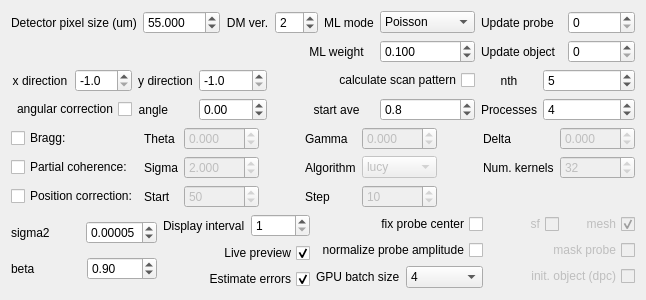
      <widget class="QWidget" name="tab_2">
       <attribute name="title">
        <string>Advanced options 1</string>
       </attribute>
       <layout class="QVBoxLayout" name="verticalLayout_8">
        <item>
         <layout class="QGridLayout" name="gridLayout_3">
          <item row="0" column="7">
           <widget class="QLabel" name="label_10">
            <property name="text">
             <string>ML mode</string>
            </property>
            <property name="alignment">
             <set>Qt::AlignCenter</set>
            </property>
           </widget>
          </item>
          <item row="2" column="9">
           <widget class="QLabel" name="label_6">
            <property name="text">
             <string>nth</string>
            </property>
            <property name="alignment">
             <set>Qt::AlignCenter</set>
            </property>
           </widget>
          </item>
          <item row="3" column="0" colspan="2">
           <widget class="QCheckBox" name="ck_angle_correction_flag">
            <property name="layoutDirection">
             <enum>Qt::RightToLeft</enum>
            </property>
            <property name="text">
             <string>angular correction</string>
            </property>
           </widget>
          </item>
          <item row="1" column="6" colspan="2">
           <widget class="QLabel" name="label_61">
            <property name="text">
             <string>ML weight</string>
            </property>
            <property name="alignment">
             <set>Qt::AlignCenter</set>
            </property>
           </widget>
          </item>
          <item row="3" column="10" colspan="2">
           <widget class="QSpinBox" name="sp_processes">
            <property name="maximum">
             <number>1000000</number>
            </property>
            <property name="value">
             <number>4</number>
            </property>
           </widget>
          </item>
          <item row="0" column="11">
           <widget class="QSpinBox" name="sp_start_update_probe">
            <property name="maximum">
             <number>1000000</number>
            </property>
           </widget>
          </item>
          <item row="1" column="9" colspan="2">
           <widget class="QLabel" name="label_29">
            <property name="text">
             <string>Update object</string>
            </property>
           </widget>
          </item>
          <item row="2" column="10" colspan="2">
           <widget class="QSpinBox" name="sp_nth">
            <property name="value">
             <number>5</number>
            </property>
           </widget>
          </item>
          <item row="3" column="4">
           <widget class="QDoubleSpinBox" name="sp_angle">
            <property name="minimum">
             <double>-181.000000000000000</double>
            </property>
            <property name="maximum">
             <double>181.000000000000000</double>
            </property>
           </widget>
          </item>
          <item row="3" column="6" colspan="2">
           <widget class="QLabel" name="label_5">
            <property name="text">
             <string>start ave</string>
            </property>
            <property name="alignment">
             <set>Qt::AlignCenter</set>
            </property>
           </widget>
          </item>
          <item row="0" column="9" colspan="2">
           <widget class="QLabel" name="label_28">
            <property name="text">
             <string>Update probe</string>
            </property>
           </widget>
          </item>
          <item row="2" column="0">
           <widget class="QLabel" name="label_49">
            <property name="text">
             <string>x direction</string>
            </property>
            <property name="alignment">
             <set>Qt::AlignCenter</set>
            </property>
           </widget>
          </item>
          <item row="2" column="1">
           <widget class="QDoubleSpinBox" name="sp_x_direction">
            <property name="decimals">
             <number>1</number>
            </property>
            <property name="minimum">
             <double>-1.000000000000000</double>
            </property>
            <property name="maximum">
             <double>1.000000000000000</double>
            </property>
            <property name="singleStep">
             <double>0.100000000000000</double>
            </property>
            <property name="value">
             <double>-1.000000000000000</double>
            </property>
           </widget>
          </item>
          <item row="3" column="8">
           <widget class="QDoubleSpinBox" name="sp_start_ave">
            <property name="decimals">
             <number>1</number>
            </property>
            <property name="maximum">
             <double>1.000000000000000</double>
            </property>
            <property name="singleStep">
             <double>0.100000000000000</double>
            </property>
            <property name="value">
             <double>0.800000000000000</double>
            </property>
           </widget>
          </item>
          <item row="0" column="8">
           <widget class="QComboBox" name="cb_ml_mode">
            <item>
             <property name="text">
              <string>Poisson</string>
             </property>
            </item>
            <item>
             <property name="text">
              <string>Gaussian</string>
             </property>
            </item>
           </widget>
          </item>
          <item row="3" column="2">
           <widget class="QLabel" name="label_2">
            <property name="text">
             <string>angle</string>
            </property>
            <property name="alignment">
             <set>Qt::AlignRight|Qt::AlignTrailing|Qt::AlignVCenter</set>
            </property>
           </widget>
          </item>
          <item row="2" column="4">
           <widget class="QDoubleSpinBox" name="sp_y_direction">
            <property name="decimals">
             <number>1</number>
            </property>
            <property name="minimum">
             <double>-1.000000000000000</double>
            </property>
            <property name="maximum">
             <double>1.000000000000000</double>
            </property>
            <property name="singleStep">
             <double>0.100000000000000</double>
            </property>
            <property name="value">
             <double>-1.000000000000000</double>
            </property>
           </widget>
          </item>
          <item row="2" column="5" colspan="4">
           <widget class="QCheckBox" name="ck_cal_scal_pattern_flag">
            <property name="layoutDirection">
             <enum>Qt::RightToLeft</enum>
            </property>
            <property name="text">
             <string>calculate scan pattern</string>
            </property>
           </widget>
          </item>
          <item row="2" column="2" colspan="2">
           <widget class="QLabel" name="label_50">
            <property name="text">
             <string>y direction</string>
            </property>
            <property name="alignment">
             <set>Qt::AlignCenter</set>
            </property>
           </widget>
          </item>
          <item row="1" column="11">
           <widget class="QSpinBox" name="sp_start_update_object">
            <property name="maximum">
             <number>1000000</number>
            </property>
           </widget>
          </item>
          <item row="1" column="8">
           <widget class="QDoubleSpinBox" name="sp_ml_weight">
            <property name="sizePolicy">
             <sizepolicy hsizetype="Fixed" vsizetype="Fixed">
              <horstretch>0</horstretch>
              <verstretch>0</verstretch>
             </sizepolicy>
            </property>
            <property name="decimals">
             <number>3</number>
            </property>
            <property name="minimum">
             <double>-999999.998999999952503</double>
            </property>
            <property name="maximum">
             <double>999999.998999999952503</double>
            </property>
            <property name="value">
             <double>0.100000000000000</double>
            </property>
           </widget>
          </item>
          <item row="3" column="9">
           <widget class="QLabel" name="label_31">
            <property name="text">
             <string>Processes</string>
            </property>
            <property name="alignment">
             <set>Qt::AlignCenter</set>
            </property>
           </widget>
          </item>
          <item row="0" column="0" colspan="7">
           <layout class="QHBoxLayout" name="horizontalLayout_22">
            <item>
             <widget class="QLabel" name="label_7">
              <property name="text">
               <string>Detector pixel size (um)</string>
              </property>
             </widget>
            </item>
            <item>
             <widget class="QDoubleSpinBox" name="sp_ccd_pixel_um">
              <property name="sizePolicy">
               <sizepolicy hsizetype="Preferred" vsizetype="Fixed">
                <horstretch>0</horstretch>
                <verstretch>0</verstretch>
               </sizepolicy>
              </property>
              <property name="decimals">
               <number>3</number>
              </property>
              <property name="maximum">
               <double>1000.000000000000000</double>
              </property>
              <property name="value">
               <double>55.000000000000000</double>
              </property>
             </widget>
            </item>
            <item>
             <widget class="QLabel" name="label_30">
              <property name="text">
               <string>DM ver.</string>
              </property>
              <property name="alignment">
               <set>Qt::AlignCenter</set>
              </property>
             </widget>
            </item>
            <item>
             <widget class="QSpinBox" name="sp_dm_version">
              <property name="value">
               <number>2</number>
              </property>
             </widget>
            </item>
           </layout>
          </item>
         </layout>
        </item>
        <item>
         <layout class="QGridLayout" name="gridLayout_5">
          <item row="0" column="4">
           <widget class="QLabel" name="label_13">
            <property name="text">
             <string>Gamma</string>
            </property>
           </widget>
          </item>
          <item row="2" column="4">
           <widget class="QLabel" name="label_25">
            <property name="text">
             <string>Step</string>
            </property>
           </widget>
          </item>
          <item row="2" column="0">
           <widget class="QCheckBox" name="ck_position_correction_flag">
            <property name="text">
             <string>Position correction:</string>
            </property>
           </widget>
          </item>
          <item row="0" column="2">
           <widget class="QDoubleSpinBox" name="sp_bragg_theta">
            <property name="enabled">
             <bool>false</bool>
            </property>
            <property name="decimals">
             <number>3</number>
            </property>
            <property name="minimum">
             <double>-180.000000000000000</double>
            </property>
            <property name="maximum">
             <double>180.000000000000000</double>
            </property>
            <property name="value">
             <double>0.000000000000000</double>
            </property>
           </widget>
          </item>
          <item row="0" column="8">
           <widget class="QDoubleSpinBox" name="sp_bragg_delta">
            <property name="enabled">
             <bool>false</bool>
            </property>
            <property name="decimals">
             <number>3</number>
            </property>
            <property name="minimum">
             <double>-180.000000000000000</double>
            </property>
            <property name="maximum">
             <double>180.000000000000000</double>
            </property>
            <property name="value">
             <double>0.000000000000000</double>
            </property>
           </widget>
          </item>
          <item row="1" column="5">
           <widget class="QComboBox" name="cb_pc_alg">
            <property name="enabled">
             <bool>false</bool>
            </property>
            <item>
             <property name="text">
              <string>lucy</string>
             </property>
            </item>
            <item>
             <property name="text">
              <string>wiener</string>
             </property>
            </item>
           </widget>
          </item>
          <item row="0" column="5">
           <widget class="QDoubleSpinBox" name="sp_bragg_gamma">
            <property name="enabled">
             <bool>false</bool>
            </property>
            <property name="decimals">
             <number>3</number>
            </property>
            <property name="minimum">
             <double>-180.000000000000000</double>
            </property>
            <property name="maximum">
             <double>180.000000000000000</double>
            </property>
            <property name="value">
             <double>0.000000000000000</double>
            </property>
           </widget>
          </item>
          <item row="1" column="2">
           <widget class="QDoubleSpinBox" name="sp_pc_sigma">
            <property name="enabled">
             <bool>false</bool>
            </property>
            <property name="decimals">
             <number>3</number>
            </property>
            <property name="value">
             <double>2.000000000000000</double>
            </property>
           </widget>
          </item>
          <item row="2" column="5">
           <widget class="QSpinBox" name="sp_position_correction_step">
            <property name="enabled">
             <bool>false</bool>
            </property>
            <property name="maximum">
             <number>10000</number>
            </property>
            <property name="value">
             <number>10</number>
            </property>
           </widget>
          </item>
          <item row="0" column="1">
           <widget class="QLabel" name="label_12">
            <property name="text">
             <string>Theta</string>
            </property>
           </widget>
          </item>
          <item row="0" column="0">
           <widget class="QCheckBox" name="ck_bragg_flag">
            <property name="text">
             <string>Bragg: </string>
            </property>
           </widget>
          </item>
          <item row="0" column="7">
           <widget class="QLabel" name="label_14">
            <property name="text">
             <string>Delta</string>
            </property>
           </widget>
          </item>
          <item row="1" column="7">
           <widget class="QLabel" name="label_19">
            <property name="text">
             <string>Num. kernels</string>
            </property>
           </widget>
          </item>
          <item row="1" column="0">
           <widget class="QCheckBox" name="ck_pc_flag">
            <property name="text">
             <string>Partial coherence:</string>
            </property>
           </widget>
          </item>
          <item row="2" column="2">
           <widget class="QSpinBox" name="sp_position_correction_start">
            <property name="enabled">
             <bool>false</bool>
            </property>
            <property name="maximum">
             <number>10000</number>
            </property>
            <property name="value">
             <number>50</number>
            </property>
           </widget>
          </item>
          <item row="1" column="1">
           <widget class="QLabel" name="label_17">
            <property name="text">
             <string>Sigma</string>
            </property>
           </widget>
          </item>
          <item row="0" column="3">
           <spacer name="horizontalSpacer_4">
            <property name="orientation">
             <enum>Qt::Horizontal</enum>
            </property>
            <property name="sizeHint" stdset="0">
             <size>
              <width>40</width>
              <height>20</height>
             </size>
            </property>
           </spacer>
          </item>
          <item row="2" column="1">
           <widget class="QLabel" name="label_24">
            <property name="text">
             <string>Start</string>
            </property>
           </widget>
          </item>
          <item row="1" column="8">
           <widget class="QSpinBox" name="sp_pc_kernel_n">
            <property name="enabled">
             <bool>false</bool>
            </property>
            <property name="value">
             <number>32</number>
            </property>
           </widget>
          </item>
          <item row="1" column="4">
           <widget class="QLabel" name="label_18">
            <property name="text">
             <string>Algorithm</string>
            </property>
           </widget>
          </item>
          <item row="0" column="6">
           <spacer name="horizontalSpacer_5">
            <property name="orientation">
             <enum>Qt::Horizontal</enum>
            </property>
            <property name="sizeHint" stdset="0">
             <size>
              <width>40</width>
              <height>20</height>
             </size>
            </property>
           </spacer>
          </item>
         </layout>
        </item>
        <item>
         <layout class="QHBoxLayout" name="horizontalLayout_18">
          <item>
           <layout class="QVBoxLayout" name="verticalLayout_3">
            <item>
             <layout class="QHBoxLayout" name="horizontalLayout_6">
              <item>
               <widget class="QLabel" name="label_20">
                <property name="text">
                 <string>sigma2</string>
                </property>
               </widget>
              </item>
              <item>
               <widget class="QDoubleSpinBox" name="sp_sigma2">
                <property name="decimals">
                 <number>5</number>
                </property>
                <property name="maximum">
                 <double>1.000000000000000</double>
                </property>
                <property name="value">
                 <double>0.000050000000000</double>
                </property>
               </widget>
              </item>
             </layout>
            </item>
            <item>
             <layout class="QHBoxLayout" name="horizontalLayout_14">
              <item>
               <widget class="QLabel" name="label_21">
                <property name="text">
                 <string>beta</string>
                </property>
               </widget>
              </item>
              <item>
               <widget class="QDoubleSpinBox" name="sp_beta">
                <property name="decimals">
                 <number>2</number>
                </property>
                <property name="maximum">
                 <double>2.000000000000000</double>
                </property>
                <property name="singleStep">
                 <double>0.100000000000000</double>
                </property>
                <property name="value">
                 <double>0.900000000000000</double>
                </property>
               </widget>
              </item>
             </layout>
            </item>
           </layout>
          </item>
          <item>
           <layout class="QVBoxLayout" name="verticalLayout_6">
            <item>
             <layout class="QHBoxLayout" name="horizontalLayout_7">
              <item>
               <widget class="QLabel" name="label_55">
                <property name="text">
                 <string>Display interval</string>
                </property>
               </widget>
              </item>
              <item>
               <widget class="QSpinBox" name="sp_display_interval">
                <property name="minimum">
                 <number>1</number>
                </property>
               </widget>
              </item>
             </layout>
            </item>
            <item>
             <widget class="QCheckBox" name="ck_preview_flag">
              <property name="layoutDirection">
               <enum>Qt::RightToLeft</enum>
              </property>
              <property name="text">
               <string>Live preview</string>
              </property>
              <property name="checked">
               <bool>true</bool>
              </property>
             </widget>
            </item>
            <item>
             <widget class="QCheckBox" name="ck_cal_error_flag">
              <property name="layoutDirection">
               <enum>Qt::RightToLeft</enum>
              </property>
              <property name="text">
               <string>Estimate errors</string>
              </property>
              <property name="checked">
               <bool>true</bool>
              </property>
             </widget>
            </item>
           </layout>
          </item>
          <item>
           <layout class="QVBoxLayout" name="verticalLayout_4">
            <item>
             <widget class="QCheckBox" name="ck_prb_center_flag">
              <property name="layoutDirection">
               <enum>Qt::RightToLeft</enum>
              </property>
              <property name="text">
               <string>fix probe center</string>
              </property>
              <property name="checked">
               <bool>false</bool>
              </property>
             </widget>
            </item>
            <item>
             <widget class="QCheckBox" name="ck_norm_prb_amp_flag">
              <property name="layoutDirection">
               <enum>Qt::RightToLeft</enum>
              </property>
              <property name="text">
               <string>normalize probe amplitude</string>
              </property>
              <property name="checked">
               <bool>false</bool>
              </property>
             </widget>
            </item>
            <item>
             <layout class="QHBoxLayout" name="horizontalLayout_17">
              <item>
               <widget class="QLabel" name="label_56">
                <property name="text">
                 <string>GPU batch size</string>
                </property>
               </widget>
              </item>
              <item>
               <widget class="QComboBox" name="cb_gpu_batch_size">
                <property name="toolTip">
                 <string>Rule of thumb: the larger, the better. But one may get an Out-of-Memory error if this is too large.</string>
                </property>
                <property name="currentText">
                 <string>4</string>
                </property>
                <item>
                 <property name="text">
                  <string>4</string>
                 </property>
                </item>
                <item>
                 <property name="text">
                  <string>16</string>
                 </property>
                </item>
                <item>
                 <property name="text">
                  <string>64</string>
                 </property>
                </item>
                <item>
                 <property name="text">
                  <string>256</string>
                 </property>
                </item>
                <item>
                 <property name="text">
                  <string>1024</string>
                 </property>
                </item>
                <item>
                 <property name="text">
                  <string>4096</string>
                 </property>
                </item>
               </widget>
              </item>
             </layout>
            </item>
           </layout>
          </item>
          <item>
           <layout class="QVBoxLayout" name="verticalLayout_7">
            <item>
             <layout class="QHBoxLayout" name="horizontalLayout_15">
              <item>
               <widget class="QCheckBox" name="ck_sf_flag">
                <property name="enabled">
                 <bool>false</bool>
                </property>
                <property name="layoutDirection">
                 <enum>Qt::RightToLeft</enum>
                </property>
                <property name="text">
                 <string>sf</string>
                </property>
                <property name="checkable">
                 <bool>true</bool>
                </property>
               </widget>
              </item>
              <item>
               <widget class="QCheckBox" name="ck_mesh_flag">
                <property name="enabled">
                 <bool>false</bool>
                </property>
                <property name="layoutDirection">
                 <enum>Qt::RightToLeft</enum>
                </property>
                <property name="text">
                 <string>mesh</string>
                </property>
                <property name="checked">
                 <bool>true</bool>
                </property>
               </widget>
              </item>
             </layout>
            </item>
            <item>
             <widget class="QCheckBox" name="ck_mask_prb_flag">
              <property name="enabled">
               <bool>false</bool>
              </property>
              <property name="layoutDirection">
               <enum>Qt::RightToLeft</enum>
              </property>
              <property name="text">
               <string>mask probe</string>
              </property>
             </widget>
            </item>
            <item>
             <widget class="QCheckBox" name="ck_init_obj_dpc_flag">
              <property name="enabled">
               <bool>false</bool>
              </property>
              <property name="layoutDirection">
               <enum>Qt::RightToLeft</enum>
              </property>
              <property name="text">
               <string>init. object (dpc)</string>
              </property>
             </widget>
            </item>
           </layout>
          </item>
         </layout>
        </item>
       </layout>
      </widget>
